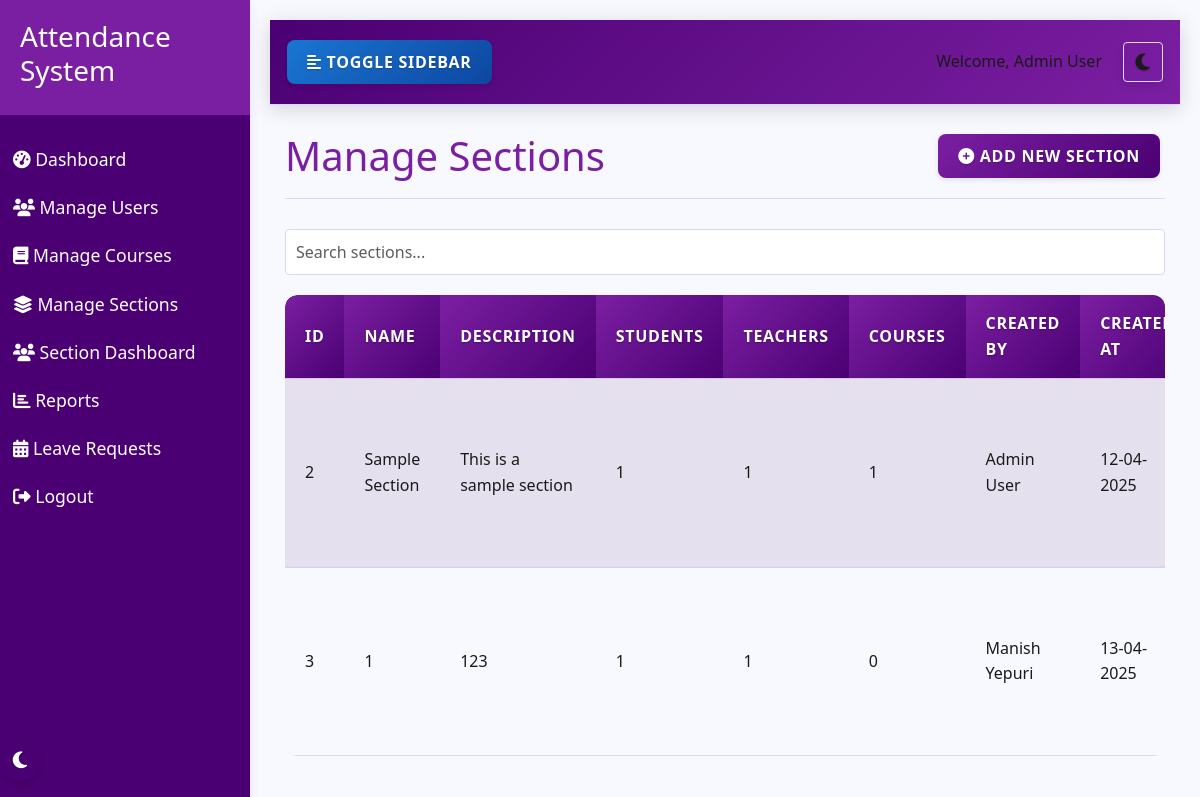
Screenshot of /admin/sections (signed in) with the database file from the repository.
### models.py (models this page shows, shortened)
class User(db.Model, UserMixin):
    id = db.Column(db.Integer, primary_key=True)
    name = db.Column(db.String(100), nullable=False)
    email = db.Column(db.String(100), unique=True, nullable=False)
    password = db.Column(db.String(200), nullable=False)
    role = db.Column(db.String(20), nullable=False)  # 'admin', 'faculty', 'student'
    department = db.Column(db.String(100), nullable=True)
    profile_pic = db.Column(db.String(200), nullable=True)
    created_at = db.Column(db.DateTime, default=datetime.utcnow)
    attendances = db.relationship('Attendance', foreign_keys='Attendance.user_id', backref='user', lazy=True)
    marked_attendances = db.relationship('Attendance', foreign_keys='Attendance.marked_by', backref='marked_by_user', lazy=True)
    leave_requests = db.relationship('LeaveRequest', foreign_keys='LeaveRequest.user_id', backref='user', lazy=True)
    approved_leaves = db.relationship('LeaveRequest', foreign_keys='LeaveRequest.approved_by', backref='approved_by_user', lazy=True)
    student_sections = db.relationship('Section', secondary=section_students, backref=db.backref('students', lazy='dynamic'))
    teacher_sections = db.relationship('Section', secondary=section_teachers, backref=db.backref('teachers', lazy='dynamic'))

class Section(db.Model):
    id = db.Column(db.Integer, primary_key=True)
    name = db.Column(db.String(100), nullable=False)
    description = db.Column(db.Text, nullable=True)
    created_at = db.Column(db.DateTime, default=datetime.utcnow)
    created_by = db.Column(db.Integer, db.ForeignKey('user.id'), nullable=False)
    creator = db.relationship('User', foreign_keys=[created_by])
    section_courses_rel = db.relationship('Course', secondary=section_courses, overlaps="courses,sections", viewonly=True)

### routes/admin.py (the view)
@admin_bp.route('/sections')
@login_required
def manage_sections():
    if current_user.role != 'admin':
        flash('Access denied. Admin privileges required.', 'danger')
        return redirect(url_for('index'))
    sections = Section.query.all()
    return render_template('admin/manage_sections.html', sections=sections)

### app.py (called while the page is built)
@login_manager.user_loader
def load_user(user_id):
    return User.query.get(int(user_id))

### templates/admin/manage_sections.html (shortened to what this page needs)
{% extends 'base.html' %}
{% block content %}
<div class="manage-sections">
    <div class="page-header">
        <h1>Manage Sections</h1>
        <a href="{{ url_for('admin.add_section') }}" class="btn btn-primary">
            <i class="fas fa-plus-circle"></i> Add New Section
        </a>
    </div>
    <div class="section-filters">
        <div class="form-group">
            <input type="text" id="sectionSearch" class="form-control" placeholder="Search sections...">
        </div>
    </div>
    <div class="table-responsive">
        <table class="table table-striped" id="sectionsTable">
            <thead>
                <tr>
                    <th>ID</th>
                    <th>Name</th>
                    <th>Description</th>
                    <th>Students</th>
                    <th>Teachers</th>
                    <th>Courses</th>
                    <th>Created By</th>
                    <th>Created At</th>
                </tr>
            </thead>
            <tbody>
                {% for section in sections %}
                <tr>
                    <td>{{ section.id }}</td>
                    <td>{{ section.name }}</td>
                    <td>{{ section.description }}</td>
                    <td>{{ section.students.count() }}</td>
                    <td>{{ section.teachers.count() }}</td>
                    <td>{{ section.courses.count() }}</td>
                    <td>{{ section.creator.name }}</td>
                    <td>{{ section.created_at.strftime('%d-%m-%Y') }}</td>
                </tr>
                {% endfor %}
            </tbody>
        </table>
    </div>
</div>
{% endblock %}

### templates/base.html (shortened to what this page needs)
<!DOCTYPE html>
<html lang="en">
<head>
    <link rel="stylesheet" href="https://cdn.jsdelivr.net/npm/bootstrap@5.3.0/dist/css/bootstrap.min.css">
    <link rel="stylesheet" href="{{ url_for('static', filename='css/style.css') }}">
    <link rel="stylesheet" href="{{ url_for('static', filename='css/themes.css') }}">
    <link rel="stylesheet" href="{{ url_for('static', filename='css/dark-mode-fixes.css') }}">
    <link rel="stylesheet" href="{{ url_for('static', filename='css/button-fixes.css') }}">
    <link rel="stylesheet" href="{{ url_for('static', filename='css/table-fixes.css') }}">
    <link rel="stylesheet" href="https://cdnjs.cloudflare.com/ajax/libs/font-awesome/6.4.0/css/all.min.css">
</head>
<body>
    <div class="wrapper">
        {% if current_user.is_authenticated %}
        <nav class="sidebar">
            <div class="sidebar-header">
                <h3>Attendance System</h3>
            </div>
            <ul class="list-unstyled components">
                {% if current_user.role == 'admin' %}
                <li>
                    <a href="{{ url_for('admin.dashboard') }}"><i class="fas fa-tachometer-alt"></i> Dashboard</a>
                </li>
                <li>
                    <a href="{{ url_for('admin.manage_users') }}"><i class="fas fa-users"></i> Manage Users</a>
                </li>
                <li>
                    <a href="{{ url_for('admin.manage_courses') }}"><i class="fas fa-book"></i> Manage Courses</a>
                </li>
                <li>
                    <a href="{{ url_for('admin.manage_sections') }}"><i class="fas fa-layer-group"></i> Manage Sections</a>
                </li>
                <li>
                    <a href="{{ url_for('section.dashboard') }}"><i class="fas fa-users"></i> Section Dashboard</a>
                </li>
                <li>
                    <a href="{{ url_for('admin.reports') }}"><i class="fas fa-chart-bar"></i> Reports</a>
                </li>
                <li>
                    <a href="{{ url_for('admin.manage_leaves') }}"><i class="fas fa-calendar-alt"></i> Leave Requests</a>
                </li>
                {% endif %}
                <li>
                    <a href="{{ url_for('logout') }}"><i class="fas fa-sign-out-alt"></i> Logout</a>
                </li>
            </ul>
            <div class="theme-toggle">
                <button class="theme-toggle-btn" aria-label="Toggle Dark Mode">
                </button>
            </div>
        </nav>
        {% endif %}
        <div id="content" class="{% if current_user.is_authenticated %}with-sidebar{% endif %}">
            {% if current_user.is_authenticated %}
            <nav class="navbar navbar-expand-lg navbar-light bg-light">
                <div class="container-fluid">
                    <button type="button" id="sidebarCollapse" class="btn btn-info">
                        <i class="fas fa-align-left"></i>
                        <span>Toggle Sidebar</span>
                    </button>
                    <div class="d-flex align-items-center">
                        <div class="user-info me-3">
                            <span>Welcome, {{ current_user.name }}</span>
                        </div>
                        <div class="theme-toggle-navbar">
                            <button class="theme-toggle-btn btn btn-sm btn-outline-secondary" aria-label="Toggle Dark Mode">
                            </button>
                        </div>
                    </div>
                </div>
            </nav>
            {% endif %}
            <div class="container mt-4">
                {% block content %}{% endblock %}
            </div>
        </div>
    </div>
</body>
</html>

### static/css/themes.css (style rules this page uses)
[data-theme="light"] { --primary-color: #7b1fa2; --primary-light: #ae52d4; --primary-dark: #4a0072; --accent-color: #ff5722; --text-light: #ffffff; --text-dark: #1a1a1a; --text-primary: #7b1fa2; --text-secondary: #5c6bc0; --background-light: #f8f8ff; --background-dark: #121212; --card-bg-light: #ffffff; --card-bg-dark: #1e1e1e; --border-color-light: #d8d8ff; --border-color-dark: #333333; --shadow-light: 0 4px 10px rgba(123, 31, 162, 0.1); --shadow-dark: 0 4px 10px rgba(0, 0, 0, 0.3); --success-color: #2e7d32; --warning-color: #f57c00; --danger-color: #d32f2f; --info-color: #1976d2; --navbar-bg: #f0e6ff; --input-bg: #ffffff; --input-text: #1a1a1a; --input-border: #d8d8ff; --modal-bg: #ffffff; --dropdown-bg: #ffffff; --dropdown-text: #1a1a1a; --dropdown-hover: #f0e6ff; --table-header-bg: #7b1fa2; --table-header-text: #ffffff; --table-stripe-bg: rgba(123, 31, 162, 0.05); --table-hover-bg: rgba(123, 31, 162, 0.1); --table-border-color: rgba(123, 31, 162, 0.2); --btn-default-bg: #f0e6ff; --btn-default-text: #1a1a1a; --btn-primary-bg: #7b1fa2; --btn-primary-text: #ffffff; --btn-secondary-bg: #5c6bc0; --btn-secondary-text: #ffffff; --btn-success-bg: #2e7d32; --btn-success-text: #ffffff; --btn-danger-bg: #d32f2f; --btn-danger-text: #ffffff; --btn-info-bg: #1976d2; --btn-info-text: #ffffff; --btn-warning-bg: #f57c00; --btn-warning-text: #ffffff; }
body { background-color: var(--background-light); color: var(--text-dark); transition: background-color 0.3s ease, color 0.3s ease; }
.navbar { background-color: var(--navbar-bg) !important; border-color: var(--border-color-light); transition: background-color 0.3s ease, border-color 0.3s ease; }
.form-control, .form-select { background-color: var(--input-bg); border-color: var(--input-border); color: var(--input-text); transition: background-color 0.3s ease, border-color 0.3s ease, color 0.3s ease; }
.table { color: var(--text-dark); transition: color 0.3s ease; }
.table td { color: var(--text-dark); }
.table th, .table td { border-color: var(--border-color-light); transition: border-color 0.3s ease; }
.table thead th { background-color: var(--table-header-bg); transition: background-color 0.3s ease; }
.table tbody tr:nth-of-type(odd) { background-color: var(--table-stripe-bg); transition: background-color 0.3s ease; }
.sidebar { background: var(--primary-dark); transition: background-color 0.3s ease; }
.sidebar .sidebar-header { background: var(--primary-color); transition: background-color 0.3s ease; }
.page-header { border-color: var(--border-color-light); transition: border-color 0.3s ease; }
.btn-primary { background-color: var(--btn-primary-bg); border-color: var(--btn-primary-bg); color: var(--btn-primary-text); }
.btn-info { background-color: var(--btn-info-bg); border-color: var(--btn-info-bg); color: var(--btn-info-text); }
a { color: var(--primary-color); transition: color 0.3s ease; }

### static/css/table-fixes.css (style rules this page uses)
.table { margin-bottom: 0 !important; background-color: transparent !important; font-family: 'Segoe UI', Roboto, 'Helvetica Neue', Arial, sans-serif; }
.table thead th { background: linear-gradient(135deg, var(--primary-color), var(--primary-dark)); color: var(--table-header-text); font-weight: 600; text-transform: uppercase; letter-spacing: 0.7px; padding: 16px 20px; border: none; text-shadow: 0 1px 2px rgba(0, 0, 0, 0.3); }
.table thead th:first-child { border-top-left-radius: 12px; }
.table td { border-top: 1px solid var(--table-border-color); padding: 15px 20px; vertical-align: middle; background-color: transparent !important; font-weight: 500; }
.table tbody tr:nth-of-type(odd) { background-color: var(--table-stripe-bg); }
.table tbody tr:nth-of-type(even) { background-color: transparent; }
.table-responsive { border-radius: 12px; overflow: hidden; }

### rows the page displays
User: name "Admin User"
Section: id "2", name "Sample Section", description "This is a sample section", students.count "1", teachers.count "1", courses.count "1", creator.name "Admin User", created_at "12-04-2025"
Section: id "3", name "1", description "123", students.count "1", teachers.count "1", courses.count "0", creator.name "Manish Yepuri", created_at "13-04-2025"
